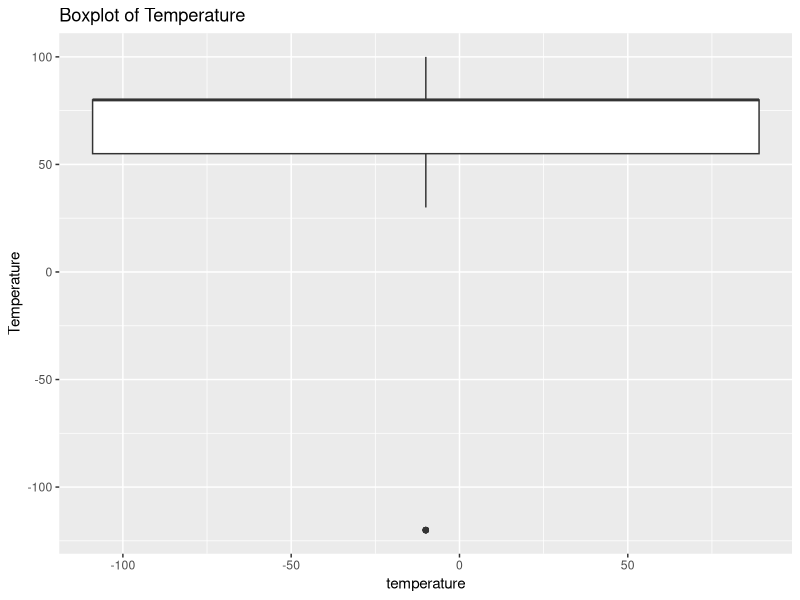

This chart was generated by the following R code:
library(ggplot2) 

data <- read.csv("./uncleaned_data.csv")
str(data)

# EDA on destination
destination_data_frame <- as.data.frame(table(data$destination, useNA = "ifany"))
destination_data_frame

# EDA on passenger
passenger_data_frame <- as.data.frame(table(data$passanger, useNA = "ifany"))
passenger_data_frame

# EDA on weather
weather_data_frame <- as.data.frame(table(data$weather, useNA = "ifany"))
weather_data_frame

#EDA on temperature
ggplot(data, aes(x = temperature, y = temperature)) +
  geom_boxplot() +
  labs(title = "Boxplot of Temperature", y = "Temperature") 

# Compute IQR and boundaries for outliers
IQR_value <- IQR(data$temperature, na.rm = TRUE)
lower_bound <- quantile(data$temperature, 0.25, na.rm = TRUE) - 1.5 * IQR_value
upper_bound <- quantile(data$temperature, 0.75, na.rm = TRUE) + 1.5 * IQR_value

# Outliers
outliers <- data$temperature[data$temperature < lower_bound | data$temperature > upper_bound]

# Display results
list(IQR = IQR_value, LowerBound = lower_bound, UpperBound = upper_bound, Outliers = outliers)


# EDA on time
time_data_frame <- as.data.frame(table(data$time, useNA = "ifany"))
time_data_frame

# EDA on coupon
coupon_data_frame <- as.data.frame(table(data$coupon, useNA = "ifany"))
coupon_data_frame

# EDA on expiration
expiration_data_frame <- as.data.frame(table(data$expiration, useNA = "ifany"))
expiration_data_frame

# EDA on gender
gender_data_frame <- as.data.frame(table(data$gender, useNA = "ifany"))
gender_data_frame

# EDA on maritalStatus
maritalStatus_data_frame <- as.data.frame(table(data$maritalStatus, useNA = "ifany"))
maritalStatus_data_frame

# EDA on has_children
has_children_data_frame <- as.data.frame(table(data$has_children, useNA = "ifany"))
has_children_data_frame

# EDA on education
education_data_frame <- as.data.frame(table(data$education, useNA = "ifany"))
education_data_frame

# EDA on occupation
occupation_data_frame <- as.data.frame(table(data$occupation, useNA = "ifany")) 
occupation_data_frame

# EDA on income
income_data_frame <- as.data.frame(table(data$income, useNA = "ifany")) 
income_data_frame

# EDA on car
car_data_frame <- as.data.frame(table(data$car, useNA = "ifany")) 
car_data_frame

# EDA on Bar
bar_data_frame <- as.data.frame(table(data$Bar, useNA = "ifany")) 
bar_data_frame

# EDA on CoffeeHouse
coffee_house_data_frame <- as.data.frame(table(data$CoffeeHouse, useNA = "ifany")) 
coffee_house_data_frame

# EDA on CarryAway
carry_away_data_frame <- as.data.frame(table(data$CarryAway, useNA = "ifany")) 
carry_away_data_frame

# EDA on RestaurantLessThan20
restaurant_less_than_20_data_frame <- as.data.frame(table(data$RestaurantLessThan20, useNA = "ifany")) 
restaurant_less_than_20_data_frame

# EDA on Restaurant20To50
restaurant_20_to_50_data_frame <- as.data.frame(table(data$Restaurant20To50, useNA = "ifany")) 
restaurant_20_to_50_data_frame

# EDA on Restaurant20To50
restaurant_20_to_50_data_frame <- as.data.frame(table(data$Restaurant20To50, useNA = "ifany")) 
restaurant_20_to_50_data_frame

# EDA on toCoupon_GEQ5min
to_coupon_geq_5_min_data_frame <- as.data.frame(table(data$toCoupon_GEQ5min, useNA = "ifany")) 
to_coupon_geq_5_min_data_frame

# EDA on toCoupon_GEQ1D15min
to_coupon_geq_15_min_data_frame <- as.data.frame(table(data$toCoupon_GEQ15min, useNA = "ifany")) 
to_coupon_geq_15_min_data_frame

# EDA on toCoupon_GEQ1D25min
to_coupon_geq_25_min_data_frame <- as.data.frame(table(data$toCoupon_GEQ25min, useNA = "ifany")) 
to_coupon_geq_25_min_data_frame

# EDA on direction_same
direction_same_data_frame <- as.data.frame(table(data$direction_same, useNA = "ifany")) 
direction_same_data_frame

# EDA on direction_opp
direction_opp_data_frame <- as.data.frame(table(data$direction_opp, useNA = "ifany")) 
direction_opp_data_frame

# EDA on Y(dependent variable)
y_data_frame <- as.data.frame(table(data$Y, useNA = "ifany")) 
y_data_frame
